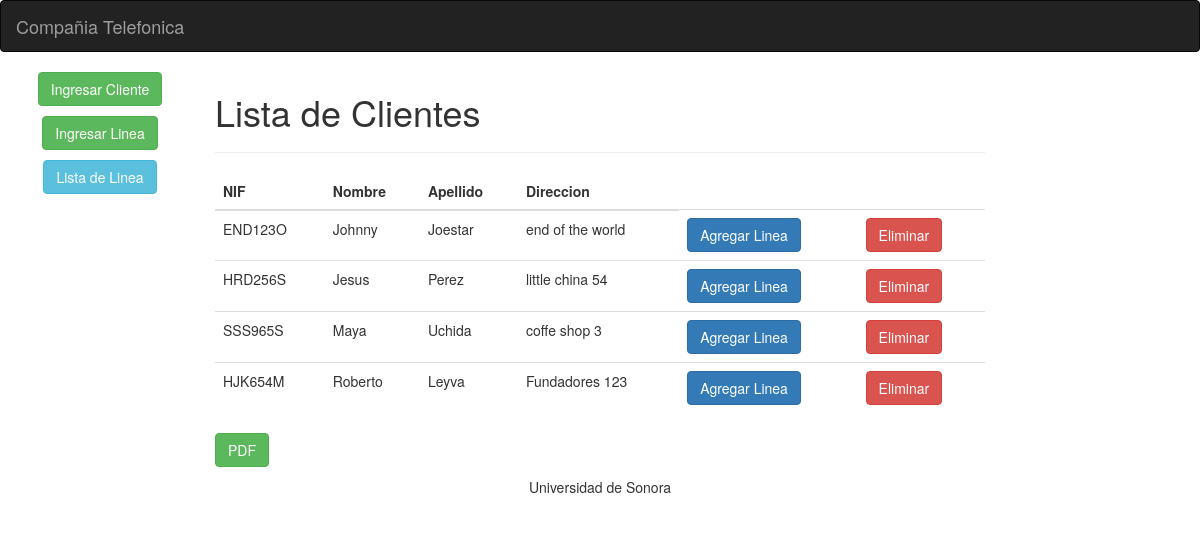
The page / on the database its author committed.
### tables this page shows
CREATE TABLE `cliente` (
  `id_cliente` int(11) unsigned NOT NULL AUTO_INCREMENT,
  `NIF` varchar(50) NOT NULL,
  `apellido` varchar(50) DEFAULT NULL,
  `nombre` varchar(50) DEFAULT NULL,
  `direccion` varchar(50) DEFAULT NULL,
  PRIMARY KEY (`id_cliente`)
);

### index.php (the view, shortened to what this page needs)
<!DOCTYPE html>
<html lang="en">
<head>
    <link rel="stylesheet" href="https://maxcdn.bootstrapcdn.com/bootstrap/3.3.7/css/bootstrap.min.css">
</head>
<body>
    <nav class="navbar navbar-inverse">
        <div class="container-fluid">
            <div class="navbar-header">
                <a class="navbar-brand" href="index.php">Compañia Telefonica</a>
            </div>
        </div>
    </nav>
    <div class="container-fluid text-center">
        <div class="row content">
            <div class="col-sm-2 sidenav">
                <p><a href="ingresar_cliente.php"class="btn btn-success">Ingresar Cliente</a></p>
                <p><a href="ingresar_linea.php" class="btn btn-success">Ingresar Linea</a></p>
                <p><a href="mostrar_linea.php" class="btn btn-info">Lista de Linea</a></p>
            </div>
            <div class="col-sm-8 text-left">
                <h1>Lista de Clientes</h1>
                <hr>
                <table class="table table-hover">
                    <thead>
                        <tr>
                            <th>NIF</th>
                            <th>Nombre</th>
                            <th>Apellido</th>
                            <th>Direccion</th>
                        </tr>
                    </thead>
                    <tbody>
                        <?php
                            include 'conexion.php';
                            $tabla=$mysqli->query("select * from cliente");
                            if ($tabla->num_rows == 0) {
                                echo '<p> No Registros </p>';
                            } else {
                                while($row = $tabla->fetch_assoc()) {
                                    echo
                                         "<td>".$row['NIF'].
                                        "</td><td>".$row['nombre'].
                                        "</td><td>".$row['apellido'].
                                        "</td><td>".$row['direccion'].
                                        "</td><td><a href='I_lineaDeCliente.php?id=".$row['id_cliente'].
                                        "alt='edit' class='btn btn-primary'>Agregar Linea</a>
                                        </td><td><a href='D_cliente.php?id=".$row['id_cliente'].
                                        "' alt='edit' class='btn btn-danger'>Eliminar</a></td></tr>";
                                }
                            }
                        ?>
                    </tbody>
                </table>
								<p><a href="clientesPFD.php"class="btn btn-success">PDF</a></p>
            </div>
        </div>
    </div>
    <footer class="container-fluid text-center">
        <p>Universidad de Sonora</p>
    </footer>
</body>
</html>

### rows shown on the page
cliente: NIF "END123O", nombre "Johnny", apellido "Joestar", direccion "end of the world"
cliente: NIF "HRD256S", nombre "Jesus", apellido "Perez", direccion "little china 54"
cliente: NIF "SSS965S", nombre "Maya", apellido "Uchida", direccion "coffe shop 3"
cliente: NIF "HJK654M", nombre "Roberto", apellido "Leyva", direccion "Fundadores 123"
